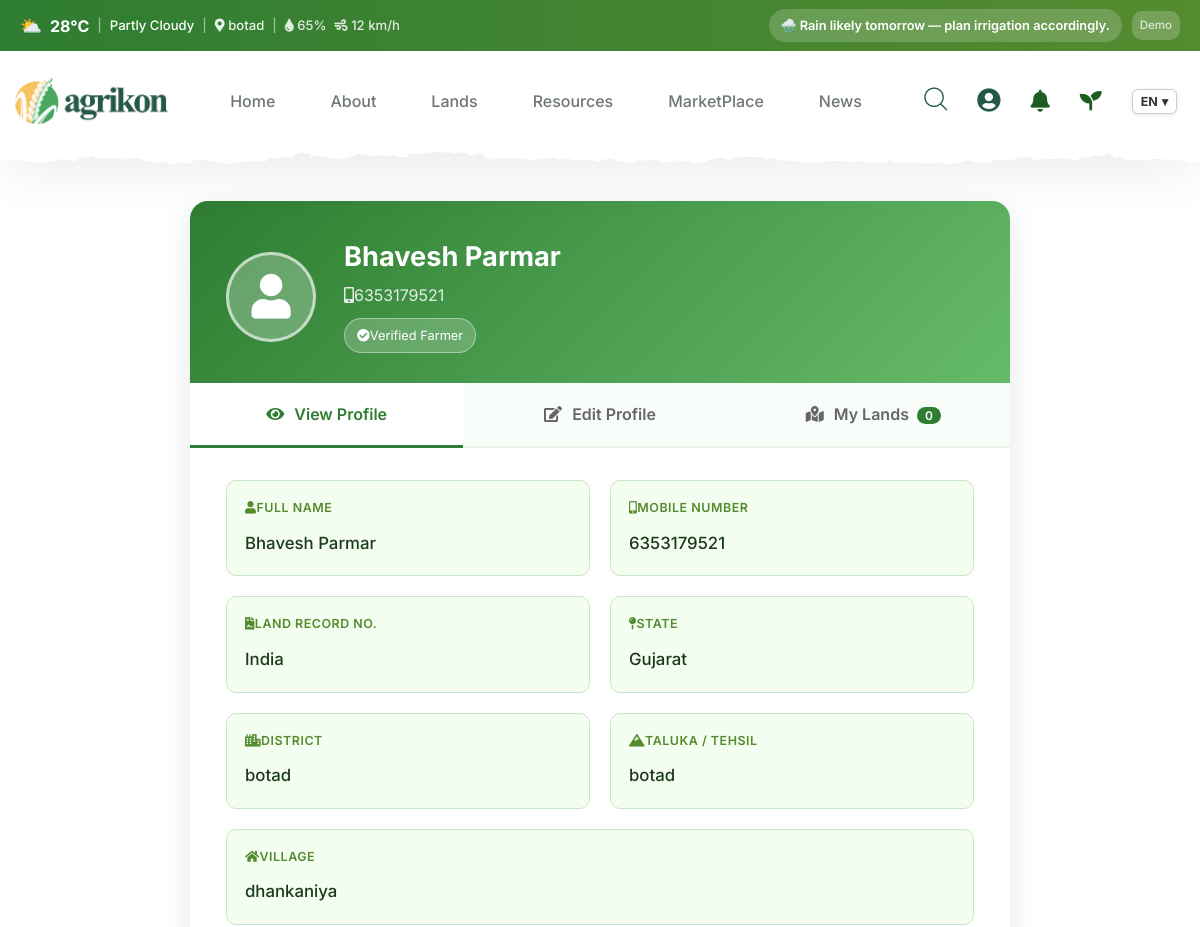
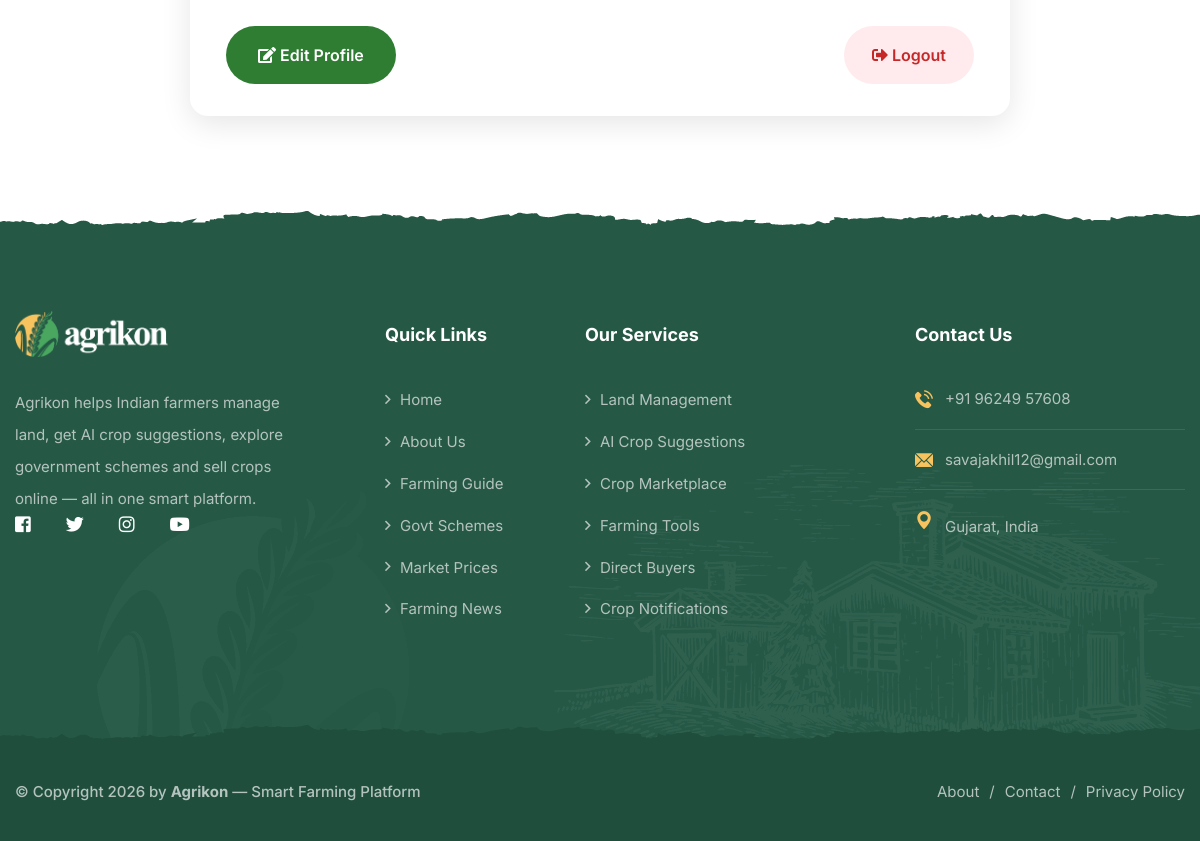
/profile/ (signed in), run on the app's committed database (2 pictures, top to bottom).
### kisanapp/models.py (models this page shows, shortened)
class FarmerRegistration(models.Model):
    STATE_CHOICES = [
        ("Andhra Pradesh", "Andhra Pradesh"),
        ("Arunachal Pradesh", "Arunachal Pradesh"),
        ("Assam", "Assam"),
        ("Bihar", "Bihar"),
        ("Chhattisgarh", "Chhattisgarh"),
        ("Goa", "Goa"),
        ("Gujarat", "Gujarat"),
        ("Haryana", "Haryana"),
        ("Himachal Pradesh", "Himachal Pradesh"),
        ("Jharkhand", "Jharkhand"),
        ("Karnataka", "Karnataka"),
        ("Kerala", "Kerala"),
        ("Madhya Pradesh", "Madhya Pradesh"),
        ("Maharashtra", "Maharashtra"),
        ("Manipur", "Manipur"),
        ("Meghalaya", "Meghalaya"),
        ("Mizoram", "Mizoram"),
        ("Nagaland", "Nagaland"),
        ("Odisha", "Odisha"),
        ("Punjab", "Punjab"),
        ("Rajasthan", "Rajasthan"),
        ("Sikkim", "Sikkim"),
        ("Tamil Nadu", "Tamil Nadu"),
        ("Telangana", "Telangana"),
        ("Tripura", "Tripura"),
        ("Uttar Pradesh", "Uttar Pradesh"),
        ("Uttarakhand", "Uttarakhand"),
        ("West Bengal", "West Bengal"),
    ]
    full_name = models.CharField(max_length=150)
    mobile = models.CharField(max_length=10, unique=True)
    mobile_verified = models.BooleanField(default=False)
    land_record = models.CharField(max_length=100)
    state = models.CharField(max_length=50, choices=STATE_CHOICES)
    district = models.CharField(max_length=100)
    taluka = models.CharField(max_length=100)
    village = models.CharField(max_length=100)
    created_at = models.DateTimeField(auto_now_add=True)

### kisanapp/views.py (the view)
    def wrapper(request, *args, **kwargs):
        if not request.session.get("farmer_id"):
            return redirect("login")
        return view_func(request, *args, **kwargs)

### templates/profile.html (shortened to what this page needs)
{% extends "base.html" %}
{% load static %}
{% block content %}
<div class="profile-wrapper">
  <div class="profile-card">
    <div class="profile-header">
      <div class="avatar-circle">
        <i class="fas fa-user"></i>
      </div>
      <div class="profile-header-info">
        <h2>{{ farmer.full_name }}</h2>
        <p><i class="fas fa-mobile-alt me-1"></i>{{ farmer.mobile }}</p>
        {% if farmer.mobile_verified %}
          <span class="badge-verified"><i class="fas fa-check-circle me-1"></i>Verified Farmer</span>
        {% endif %}
      </div>
    </div>
    <div class="profile-tabs">
      <button class="tab-btn active" onclick="switchTab('view', this)">
        <i class="fas fa-eye"></i> View Profile
      </button>
      <button class="tab-btn" onclick="switchTab('edit', this)">
        <i class="fas fa-edit"></i> Edit Profile
      </button>
      <button class="tab-btn" onclick="switchTab('lands', this)">
        <i class="fas fa-map-marked-alt"></i> My Lands
        <span style="background:#2e7d32;color:white;border-radius:20px;padding:1px 8px;font-size:0.75rem;margin-left:4px;">{{ lands|length }}</span>
      </button>
    </div>
    <div class="tab-content active" id="tab-view">
      <div class="info-grid">
        <div class="info-item">
          <div class="info-label"><i class="fas fa-user me-1"></i>Full Name</div>
          <div class="info-value">{{ farmer.full_name }}</div>
        </div>
        <div class="info-item">
          <div class="info-label"><i class="fas fa-mobile-alt me-1"></i>Mobile Number</div>
          <div class="info-value">{{ farmer.mobile }}</div>
        </div>
        <div class="info-item">
          <div class="info-label"><i class="fas fa-file-contract me-1"></i>Land Record No.</div>
          <div class="info-value">{{ farmer.land_record }}</div>
        </div>
        <div class="info-item">
          <div class="info-label"><i class="fas fa-map-pin me-1"></i>State</div>
          <div class="info-value">{{ farmer.state }}</div>
        </div>
        <div class="info-item">
          <div class="info-label"><i class="fas fa-city me-1"></i>District</div>
          <div class="info-value">{{ farmer.district }}</div>
        </div>
        <div class="info-item">
          <div class="info-label"><i class="fas fa-mountain me-1"></i>Taluka / Tehsil</div>
          <div class="info-value">{{ farmer.taluka }}</div>
        </div>
        <div class="info-item" style="grid-column: 1 / -1;">
          <div class="info-label"><i class="fas fa-home me-1"></i>Village</div>
          <div class="info-value">{{ farmer.village }}</div>
        </div>
      </div>
      <div class="form-actions" style="margin-top: 28px;">
        <button class="btn-save" onclick="switchTab('edit', document.querySelectorAll('.tab-btn')[1])">
          <i class="fas fa-edit me-1"></i> Edit Profile
        </button>
        <form method="post" action="{% url 'logout' %}" style="margin-left:auto;">
          <button type="submit" class="btn-logout">
            <i class="fas fa-sign-out-alt me-1"></i> Logout
          </button>
        </form>
      </div>
    </div>
  </div>
</div>
{% endblock %}

### templates/base.html (shortened to what this page needs)
{% load static %}
<!doctype html>
<html lang="en">
  <head>
    <link rel="stylesheet" href="{% static 'assets/css/bootstrap.min.css' %}" />
    <link
      rel="stylesheet"
      href="{% static 'assets/css/fontawesome-all.min.css' %}"
    />
    <link rel="stylesheet" href="{% static 'assets/css/swiper.min.css' %}" />
    <link rel="stylesheet" href="{% static 'assets/css/animate.min.css' %}" />
    <link rel="stylesheet" href="{% static 'assets/css/odometer.min.css' %}" />
    <link rel="stylesheet" href="{% static 'assets/css/jarallax.css' %}" />
    <link
      rel="stylesheet"
      href="{% static 'assets/css/magnific-popup.css' %}"
    />
    <link
      rel="stylesheet"
      href="{% static 'assets/css/bootstrap-select.min.css' %}"
    />
    <link rel="stylesheet" href="{% static 'assets/css/agrikon-icons.css' %}" />
    <link
      rel="stylesheet"
      href="{% static 'assets/css/nouislider.min.css' %}"
    />
    <link
      rel="stylesheet"
      href="{% static 'assets/css/nouislider.pips.css' %}"
    />
    <link rel="stylesheet" href="{% static 'assets/css/main.css' %}" />
  </head>
  <body>
    <div class="page-wrapper">
      {% if weather %}
      <div class="weather-bar {% if weather.alert_type == 'rain' %}wb-rain{% elif weather.alert_type == 'storm' %}wb-storm{% elif weather.alert_type == 'heat' %}wb-heat{% elif weather.alert_type == 'cold' %}wb-cold{% else %}wb-normal{% endif %}" id="weatherBar">
        <div class="wb-inner">
          <div class="wb-left">
            <span class="wb-icon">{{ weather.icon }}</span>
            <span class="wb-temp">{{ weather.temp }}°C</span>
            <span class="wb-sep">|</span>
            <span class="wb-desc">{{ weather.desc }}</span>
            <span class="wb-sep">|</span>
            <span class="wb-loc"><i class="fas fa-map-marker-alt"></i> {{ weather.city }}</span>
            <span class="wb-sep">|</span>
            <span class="wb-detail"><i class="fas fa-tint"></i> {{ weather.humidity }}%</span>
            <span class="wb-detail"><i class="fas fa-wind"></i> {{ weather.wind }} km/h</span>
          </div>
          <div class="wb-right">
            {% if weather.alert %}
            <span class="wb-alert">{{ weather.alert }}</span>
            {% endif %}
            {% if weather.is_demo %}
            <span class="wb-demo-tag">Demo</span>
            {% endif %}
          </div>
        </div>
      </div>
      {% endif %}
      <header class="main-header">
        <nav class="main-menu">
          <div class="container">
            <div class="logo-box">
              <a href="{% url 'home' %}" aria-label="logo image"
                ><img
                  src="{% static 'assets/images/logo-dark.png' %}"
                  width="153"
                  alt=""
              /></a>
            </div>
            <ul class="main-menu__list">
              <li class="dropdown {% if request.resolver_match.url_name == 'home' %}current{% endif %}">
                <a href="{% url 'home' %}">Home</a>
              </li>
              <li class="dropdown {% if request.resolver_match.url_name == 'about' %}current{% endif %}">
                <a href="{% url 'about' %}">About</a>
              </li>
              <li class="dropdown {% if request.resolver_match.url_name in 'add_land,farming_guide' %}current{% endif %}">
                <a href="#">Lands</a>
              </li>
              <li class="dropdown {% if request.resolver_match.url_name in 'govt_schemes,market_price,govt_scheme_detail' %}current{% endif %}">
                <a href="#">Resources</a>
              </li>
               <li class="dropdown {% if request.resolver_match.url_name in 'crops_marketplace,farming_tools,direct_buyers' %}current{% endif %}">
                <a href="#">MarketPlace</a>
               </li>
              <li class="dropdown {% if request.resolver_match.url_name in 'agriculture_news,news_details' %}current{% endif %}">
                <a href="{% url 'agriculture_news' %}">News</a>
              </li>
            </ul>
              <a href="#" class="search-toggler main-header__search-btn" id="navSearchBtn"
                ><i class="agrikon-icon-magnifying-glass"></i></a>
             {% if request.session.farmer_id %}
                <div class="dropdown profile-dropdown">
                  <a class="main-header__cart-btn" href="#">
                    <i class="fas fa-user-circle" style="font-size:24px;"></i>
                  </a>
                </div>
             {% endif %}
              {% if request.session.farmer_id %}
                <div class="notif-wrapper" id="notifWrapper">
                  <a href="#" class="notification-btn" id="notifBell">
                    <i class="fa fa-bell"></i>
                  </a>
                </div>
              {% else %}
                <a href="{% url 'notifications' %}" class="notification-btn" style="margin-left: 30px;">
                  <i class="fa fa-bell"></i>
                </a>
              {% endif %}
              <a href="{% url 'ai_assistant' %}" class="robot-btn">
                <i class="fas fa-seedling"></i>
              </a>
               <div class="main-header__info">
              <div style="position:relative;margin-right:8px;z-index:99999;padding-left: 20px;">
                <button id="langBtn" style="display:flex;align-items:center;gap:4px;background:#fff;border:1.5px solid #ccc;color:#333;padding:3px 8px;border-radius:6px;font-size:0.78rem;font-weight:700;cursor:pointer;box-shadow:0 1px 4px rgba(0,0,0,0.1);white-space:nowrap;line-height:1.4;" onclick="var d=this.parentElement.querySelector('[id=langDrop]');d.style.display=d.style.display==='block'?'none':'block';event.stopPropagation();"><span id="lName">EN</span>▾</button>
              </div>
            </div>
          </div>
        </nav>
      </header>
      {% block content %} {% endblock %}
      <footer class="site-footer">
        <img src="{% static 'assets/images/icons/footer-bg-icon-1.png' %}" class="site-footer__shape-1" alt=""/>
        <img src="{% static 'assets/images/icons/footer-bg-icon-2.png' %}" class="site-footer__shape-2" alt=""/>
        <div class="container">
          <div class="row">
            <div class="col-sm-12 col-md-6 col-lg-6 col-xl-4">
              <div class="footer-widget">
                <a href="{% url 'home' %}" class="footer-widget__Logo">
                  <img src="{% static 'assets/images/logo-light.png' %}" width="153" alt="Agrikon"/>
                </a>
                <p>Agrikon helps Indian farmers manage land, get AI crop suggestions, explore government schemes and sell crops online — all in one smart platform.</p>
                <div class="footer__social">
                  <a href="#" aria-label="Facebook" class="fab fa-facebook-square"></a>
                  <a href="#" aria-label="Twitter" class="fab fa-twitter"></a>
                  <a href="#" aria-label="Instagram" class="fab fa-instagram"></a>
                  <a href="#" aria-label="YouTube" class="fab fa-youtube"></a>
                </div>
              </div>
            </div>
            <div class="col-sm-12 col-md-6 col-lg-6 col-xl-2">
              <div class="footer-widget footer-widget__links-widget">
                <h3 class="footer-widget__title">Quick Links</h3>
                <ul class="list-unstyled footer-widget__links">
                  <li><a href="{% url 'home' %}">Home</a></li>
                  <li><a href="{% url 'about' %}">About Us</a></li>
                  <li><a href="{% url 'farming_guide' %}">Farming Guide</a></li>
                  <li><a href="{% url 'govt_schemes' %}">Govt Schemes</a></li>
                  <li><a href="{% url 'market_price' %}">Market Prices</a></li>
                  <li><a href="{% url 'agriculture_news' %}">Farming News</a></li>
                </ul>
              </div>
            </div>
            <div class="col-sm-12 col-md-6 col-lg-6 col-xl-3">
              <div class="footer-widget footer-widget__links-widget">
                <h3 class="footer-widget__title">Our Services</h3>
                <ul class="list-unstyled footer-widget__links">
                  <li><a href="{% url 'add_land' %}"> Land Management</a></li>
                  <li><a href="{% url 'farming_guide' %}"> AI Crop Suggestions</a></li>
                  <li><a href="{% url 'crops_marketplace' %}"> Crop Marketplace</a></li>
                  <li><a href="{% url 'farming_tools' %}"> Farming Tools</a></li>
                  <li><a href="{% url 'direct_buyers' %}"> Direct Buyers</a></li>
                  <li><a href="{% url 'notifications' %}"> Crop Notifications</a></li>
                </ul>
              </div>
            </div>
            <div class="col-sm-12 col-md-6 col-lg-6 col-xl-3">
              <div class="footer-widget">
                <h3 class="footer-widget__title">Contact Us</h3>
                <ul class="list-unstyled footer-widget__contact">
                  <li>
                    <i class="agrikon-icon-telephone"></i>
                    <a href="tel:+919876543210">+91 96249 57608</a>
                  </li>
                  <li>
                    <i class="agrikon-icon-email"></i>
                    <a href="mailto:savajakhil12@gmail.com">savajakhil12@gmail.com</a>
                  </li>
                  <li>
                    <i class="agrikon-icon-pin"></i>
                    <a href="#">Gujarat, India</a>
                  </li>
                </ul>
                </div>
              </div>
            </div>
          </div>
        </div>
      <div class="bottom-footer">
        <div class="container">
          <p>© Copyright 2026 by <a href="{% url 'home' %}" style="color:inherit;font-weight:700;">Agrikon</a> — Smart Farming Platform</p>
          <div class="bottom-footer__links">
            <a href="{% url 'about' %}">About</a>
            <a href="{% url 'contact' %}">Contact</a>
            <a href="#">Privacy Policy</a>
          </div>
        </div>
      </div>
  </body>
</html>

### data on the page
FarmerRegistration: city "botad", full_name "Bhavesh Parmar", mobile "6353179521", land_record "India", state "Gujarat", district "botad", taluka "botad", village "dhankaniya"

### other printed values
{{ weather.icon }} "⛅"
{{ weather.temp }} "28"
{{ weather.desc }} "Partly Cloudy"
{{ weather.humidity }} "65"
{{ weather.wind }} "12"
{{ weather.alert }} "🌧️ Rain likely tomorrow — plan irrigation accordingly."
{{ lands|length }} "0"
